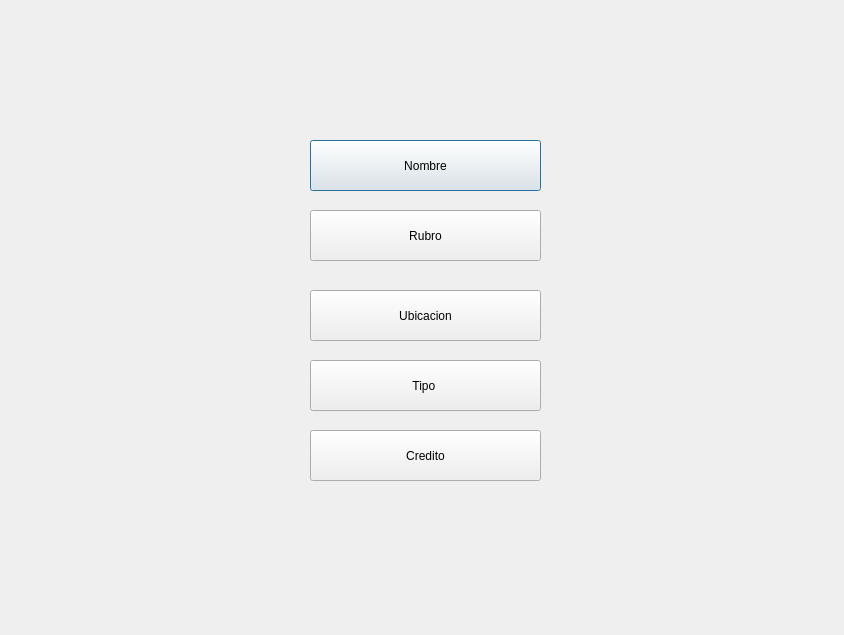
<?xml version="1.0" encoding="UTF-8"?>
<ui version="4.0">
 <class>Frmclientes</class>
 <widget class="QDialog" name="Frmclientes">
  <property name="geometry">
   <rect>
    <x>0</x>
    <y>0</y>
    <width>844</width>
    <height>635</height>
   </rect>
  </property>
  <property name="windowTitle">
   <string>Dialog</string>
  </property>
  <widget class="QPushButton" name="pushButton">
   <property name="geometry">
    <rect>
     <x>310</x>
     <y>140</y>
     <width>231</width>
     <height>51</height>
    </rect>
   </property>
   <property name="text">
    <string>Nombre</string>
   </property>
  </widget>
  <widget class="QPushButton" name="pushButton_2">
   <property name="geometry">
    <rect>
     <x>310</x>
     <y>210</y>
     <width>231</width>
     <height>51</height>
    </rect>
   </property>
   <property name="text">
    <string>Rubro</string>
   </property>
  </widget>
  <widget class="QPushButton" name="pushButton_3">
   <property name="geometry">
    <rect>
     <x>310</x>
     <y>290</y>
     <width>231</width>
     <height>51</height>
    </rect>
   </property>
   <property name="text">
    <string>Ubicacion</string>
   </property>
  </widget>
  <widget class="QPushButton" name="pushButton_4">
   <property name="geometry">
    <rect>
     <x>310</x>
     <y>360</y>
     <width>231</width>
     <height>51</height>
    </rect>
   </property>
   <property name="text">
    <string>Tipo </string>
   </property>
  </widget>
  <widget class="QPushButton" name="pushButton_5">
   <property name="geometry">
    <rect>
     <x>310</x>
     <y>430</y>
     <width>231</width>
     <height>51</height>
    </rect>
   </property>
   <property name="text">
    <string>Credito</string>
   </property>
  </widget>
 </widget>
 <resources/>
 <connections/>
</ui>
